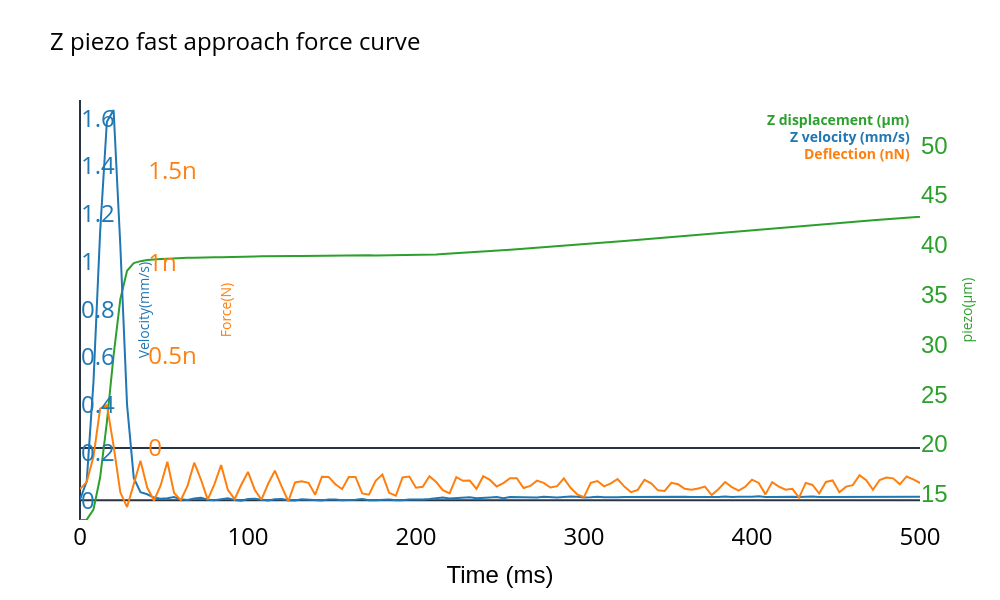

Notebook code for this chart:
### Code cell
# apply zoom settings to saved svg file
fig.update_layout(
    xaxis=dict(range=x_range),
    yaxis=dict(range=y1_range),
    yaxis2=dict(range=y2_range),
    yaxis3=dict(range=y3_range)
)

### Figure 1 — Plotly figure (JSON) as saved in the notebook; plotly's stock layout.template omitted (floating-point values rounded to 4 significant figures; data arrays with more than 128 entries replaced by an {"elided": "..."} marker saying what was removed)
{"data": [{"line": {"color": "#2ca02c", "width": 2}, "mode": "lines", "name": "Z piezo(µm)", "type": "scatter", "x": {"elided": "494 float values"}, "y": {"elided": "494 float values"}, "yaxis": "y"}, {"line": {"color": "#1f77b4", "width": 2}, "mode": "lines", "name": "Z vel(mm/s)", "type": "scatter", "x": {"elided": "494 float values"}, "y": {"elided": "494 float values"}, "yaxis": "y2"}, {"line": {"color": "#ff7f0e", "width": 2}, "mode": "lines", "name": "Force (µN)", "type": "scatter", "x": {"elided": "494 float values"}, "y": {"elided": "494 float values"}, "yaxis": "y3"}], "layout": {"annotations": [{"align": "right", "font": {"size": 14}, "showarrow": false, "text": "<b><span style='color:#2ca02c''>Z displacement (µm)</span></b>", "x": 0.99, "xref": "paper", "y": 0.98, "yref": "paper"}, {"align": "right", "font": {"size": 14}, "showarrow": false, "text": "<b><span style='color:#1f77b4'>Z velocity (mm/s)</span></b>", "x": 0.99, "xref": "paper", "y": 0.94, "yref": "paper"}, {"align": "right", "font": {"size": 14}, "showarrow": false, "text": "<b><span style='color:#ff7f0e'>Deflection (nN)</span></b>", "x": 0.99, "xref": "paper", "y": 0.9, "yref": "paper"}], "height": 600, "legend": {"font": {"color": "black", "size": 24}, "x": 0.99, "y": 0.99}, "paper_bgcolor": "rgba(0,0,0,0)", "plot_bgcolor": "rgba(0,0,0,0)", "showlegend": false, "title": {"font": {"color": "black", "size": 24}, "text": "Z piezo fast approach force curve"}, "width": 1000, "xaxis": {"color": "black", "range": [0, 500], "showgrid": false, "tickfont": {"size": 24}, "title": {"font": {"family": "Helvetica", "size": 24}, "text": "Time (ms)"}}, "yaxis": {"color": "#2ca02c", "range": [12.36, 54.55], "showgrid": false, "side": "right", "tickfont": {"family": "Helvetica", "size": 24}, "tickformat": "1.f", "title": {"text": "piezo(µm)"}}, "yaxis2": {"color": "#1f77b4", "overlaying": "y", "position": 0, "range": [-0.08298, 1.676], "showgrid": false, "side": "right", "tickfont": {"size": 24}, "title": {"standoff": 25, "text": "Velocity(mm/s)"}}, "yaxis3": {"color": "#ff7f0e", "overlaying": "y", "position": 0.08, "range": [-3.89e-10, 1.882e-09], "showgrid": false, "side": "right", "tickfont": {"size": 24}, "title": {"standoff": 25, "text": "Force(N)"}}}}
